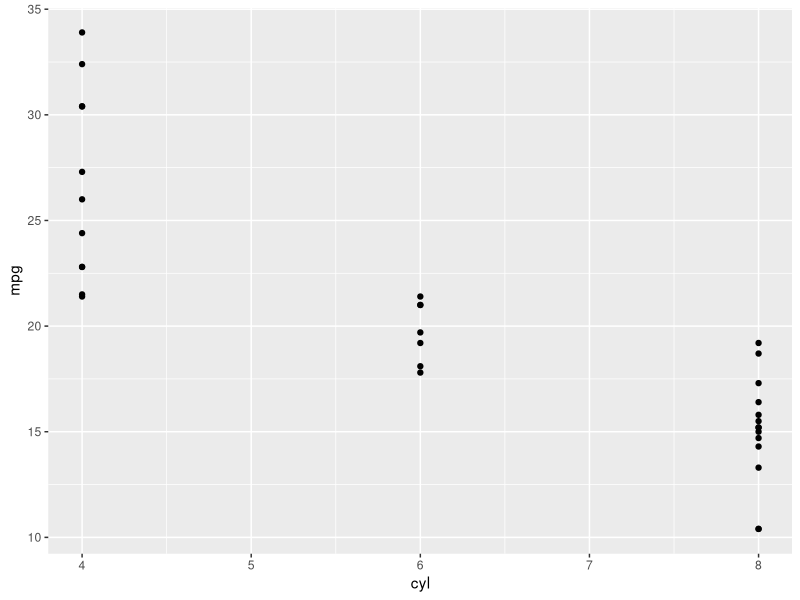
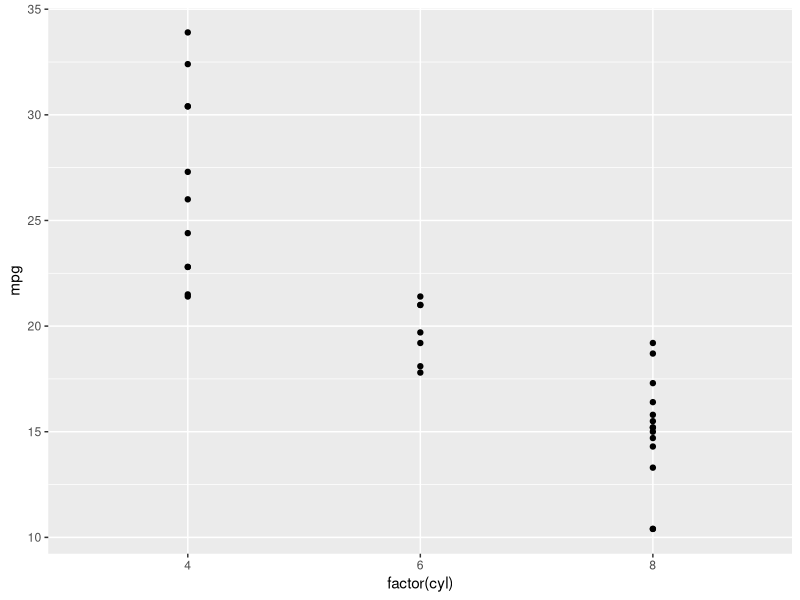
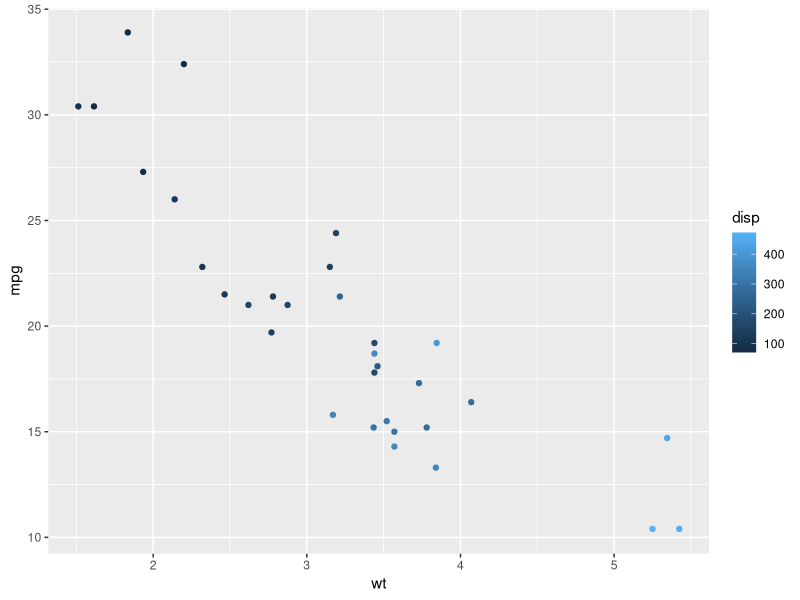
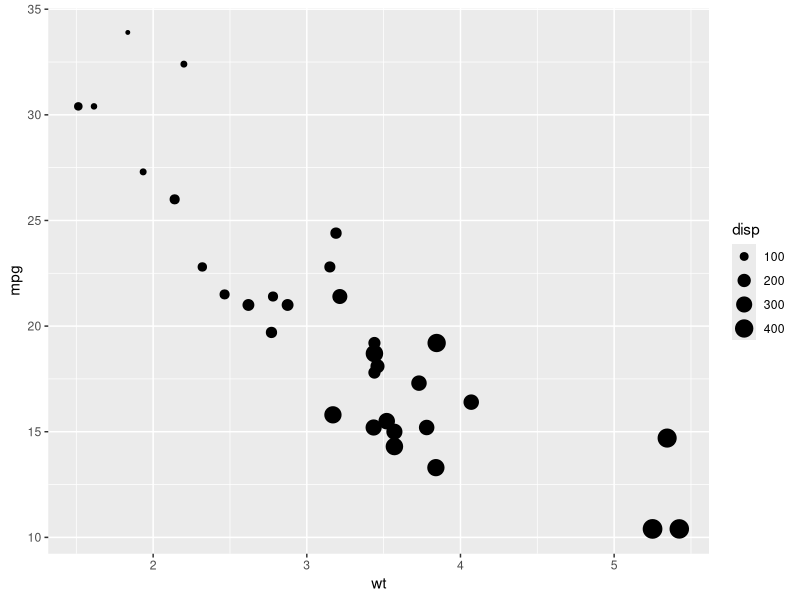
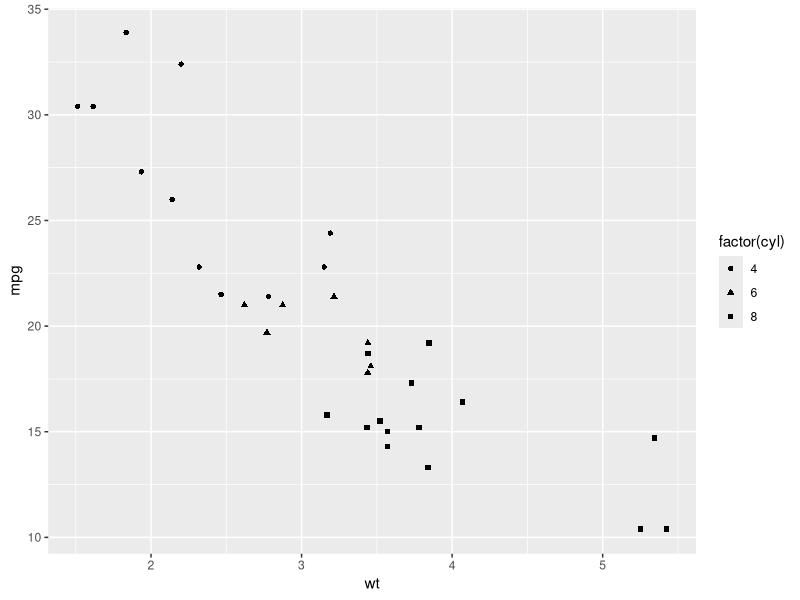
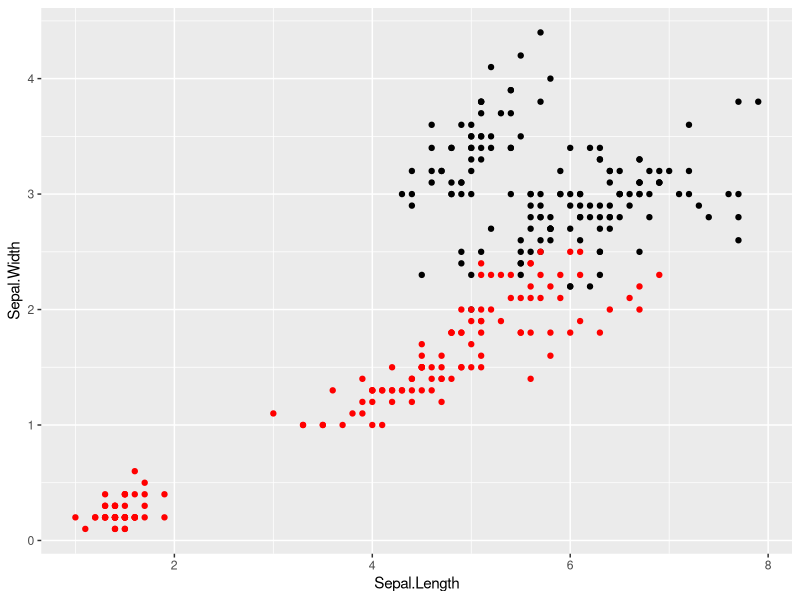
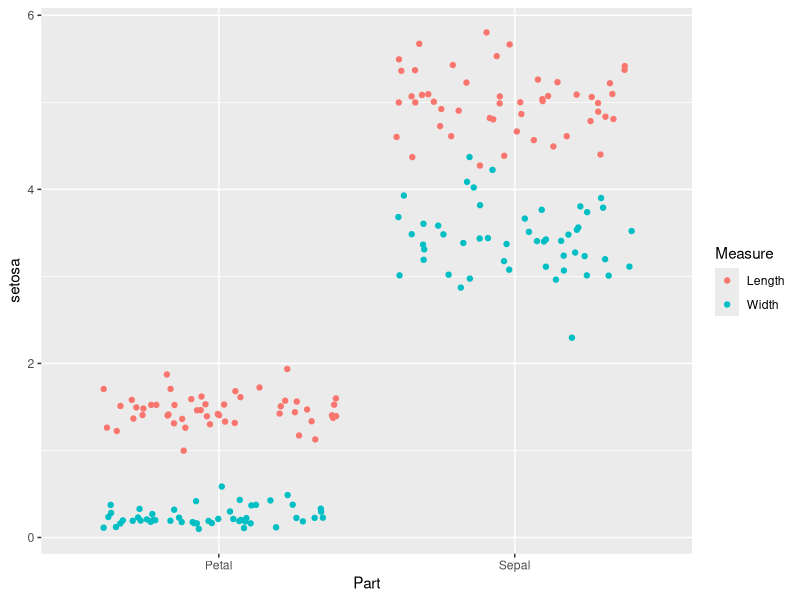
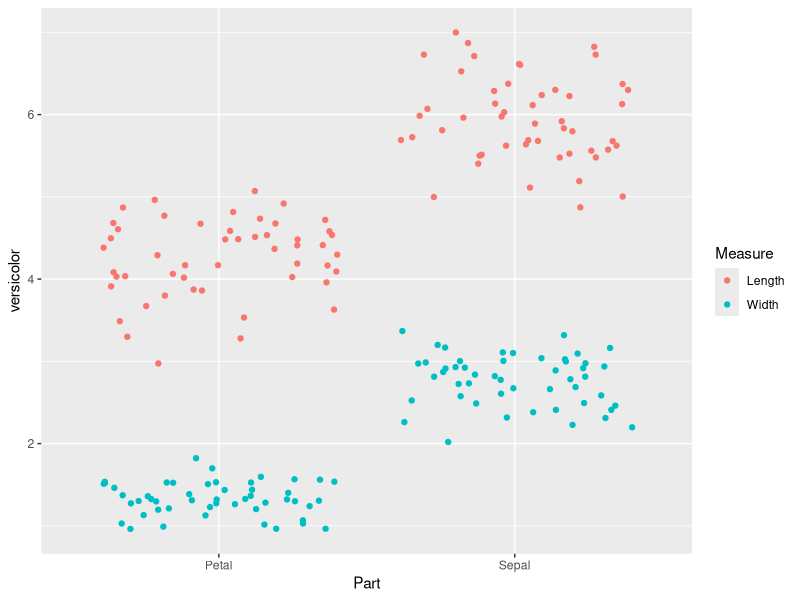

Reproduce these figures in R, in order.
## ---- chunk 1
#setwd("/home/creatrol/ws/R/Tutorials")
library(ggplot2)
library(dplyr)
library(tidyr)
## ---- chunk 2
head(mtcars)
ggplot(mtcars, aes(x = cyl, y = mpg)) + 
  geom_point()          # considered as numeric
ggplot(mtcars, aes(x = factor(cyl), y = mpg)) + 
  geom_point()          # considered as factor
## ---- chunk 3
# class(mtcars$disp)   is numeric
# color
ggplot(mtcars, aes(x = wt, y = mpg, col = disp)) + 
  geom_point()
# size
ggplot(mtcars, aes(x = wt, y = mpg, size = disp))+
  geom_point()
# shape           -- can not be used to continuous variable
ggplot(mtcars, aes(x = wt, y = mpg, shape = factor(cyl))) +
  geom_point()
## ---- chunk 4
head(iris)
ggplot(iris, aes(x = Sepal.Length, y = Sepal.Width)) +
  geom_point()+
  geom_point(aes(x = Petal.Length, y = Petal.Width), col = "red")
## ---- chunk 5
# tidy data:
iris.tidy <- gather(iris, Part.Measure, Value, -Species)
iris.tidy2 <- separate(iris.tidy, Part.Measure, c("Part", "Measure"), sep = "\\.")
#iris.tidy2 <- iris.tidy %>% mutate(Part.Measure = gsub(pattern = "\\.", replacement = "_", x = Part.Measure)) %>% 
#  separate(Part.Measure, into = c("Part", "Measure"), sep= "_")
iris.tidy2$row <- 1:nrow(iris.tidy2)
iris.tidy <- spread(iris.tidy2, Species, Value)
iris.tidy2 <- iris.tidy2[,1:4]
# plot -- a hard way
str(iris.tidy)
ggplot(iris.tidy, aes(x = Part, y = setosa, col = Measure)) +
  geom_jitter()
ggplot(iris.tidy, aes(x = Part, y = versicolor, col = Measure)) +
  geom_jitter()
ggplot(iris.tidy, aes(x = Part, y = virginica, col = Measure)) +
  geom_jitter()
## ---- chunk 6
# plot -- a easy way
str(iris.tidy2)
ggplot(iris.tidy2, aes(x = Part, y = Value, col = Measure)) +
  geom_jitter() + 
  facet_grid(. ~ Species)
## ---- chunk 7
posn.j <- position_jitter(width = 0.1)  # add random noise to raw points
ggplot(iris, aes(x = Sepal.Length, y = Sepal.Width, col = Species)) +
  geom_point(position = posn.j)
## ---- chunk 8
cyl.am <- ggplot(mtcars, aes(x = factor(cyl), fill = factor(am)))
cyl.am + geom_bar()
cyl.am + geom_bar(position = "stack")
cyl.am + geom_bar(position = "fill")
cyl.am + geom_bar(position = "dodge")
## ---- chunk 9
ggplot(iris, aes(x = Sepal.Length, y = Sepal.Width, col = Species)) +
  geom_point(position = "jitter") +
  scale_x_continuous("continuous Sepal Length", limits = c(2,8), 
                     breaks = seq(2,8,3), expand = c(0,0)) +
  scale_color_discrete("Species", 
                       labels = c("Setosa1", "Versicolour2", "Virginica3")) # can use labs() to do the same thing
## ---- chunk 10
ggplot(iris, aes(x = Sepal.Length, y = Sepal.Width)) + 
  geom_point(aes(col = Species)) + 
  # change palette by manual
  scale_color_manual(values = c("red","blue", "green"))
## ---- chunk 11
# summary statistics
iris.summary <- aggregate(iris[1:4], list(iris$Species), mean)
names(iris.summary)[1] <- "Species"
# plot Add layers
ggplot(iris, aes(x = Sepal.Length, y = Sepal.Width, col = Species)) + 
  geom_point()+
  # add points from other data
  geom_point(data = iris.summary, shape = 21, size = 5, fill = "black") +
  # add lines from other data
  geom_vline(data = iris.summary, linetype = 2,
             aes(xintercept = Sepal.Length, col = Species)) + 
  geom_hline(data = iris.summary, linetype = 2,
             aes(yintercept = Sepal.Width, col = Species))
## ---- chunk 12
ggplot(iris, aes(x = Sepal.Width)) +
  geom_histogram()
diff(range(iris$Sepal.Width)) / 30
# change the bin width
ggplot(iris, aes(x = Sepal.Width)) +
  geom_histogram(binwidth = 0.1)
# change to density
ggplot(iris, aes(x = Sepal.Width)) +
  geom_histogram(aes(y = ..density..), binwidth = 0.1)
# fill color & position
ggplot(iris, aes(x = Sepal.Width, fill = Species)) +
  geom_histogram(binwidth = 0.1, position = "dodge")
# position
posn.d <- position_dodge(width = 6)
ggplot(iris, aes(x = Sepal.Width, fill = Species)) +
  geom_histogram(binwidth = 0.1, position = posn.d)
# density line
ggplot(iris, aes(x = Sepal.Width, col = Species)) +
  geom_freqpoly(aes(y = ..density..), binwidth = 0.1)
# change palette
ggplot(iris, aes(x = Sepal.Width, fill = Species)) +
   geom_bar() +
   scale_fill_brewer(palette = "Set1")
# change palette by manual
ggplot(iris, aes(x = Sepal.Width, fill = Species)) +
   geom_bar() +
   scale_fill_manual(values = c("red","blue", "green"))
# change palette by manual
ggplot(iris, aes(x = Sepal.Width, fill = Species)) +
   geom_bar() +
   scale_color_manual(values = c("red","blue", "green"))
## ---- chunk 13
ggplot(iris, aes(Sepal.Width)) + geom_bar()
# Distribution Bar Plots
library(plyr); library(reshape2)
iris_melted <- melt(iris, value.name = "Value",
                    variable.name = "Measure")
iris_summ <- ddply(iris_melted[iris_melted$Measure == "Sepal.Width",],
                   "Species", summarise, avg = mean(Value), stdev = sd(Value))
str(iris_summ)
## ---- chunk 14
ggplot(iris_summ, aes(x = Species, y = avg)) +
  # here tell geom_bar not to count
  geom_bar(stat = "identity", fill = "grey50") +
  # add error bar
  geom_errorbar(aes(ymin = avg - stdev, ymax = avg + stdev),
                width = 0.2)
## ---- chunk 15
str(beaver1)
ggplot(beaver1, aes(x = time, y = temp, col = factor(activ))) +
  geom_line()
## ---- chunk 16
ggplot(beaver1, aes(x = time, y = temp, linetype = factor(activ))) +
  geom_line()
## ---- chunk 17
ggplot(beaver1, aes(x = time, y = temp, size = factor(activ))) +
  geom_line()
## ---- chunk 18
ggplot(beaver1, aes(x = time, y = temp, fill = factor(activ))) +
  geom_area(position = "fill")
## ---- chunk 19
ggplot(beaver1, aes(x = time, y = temp, fill = factor(activ))) +
  geom_ribbon(aes(ymax = temp, ymin = 0), alpha = 0.3)
## ---- chunk 20
ggplot(beaver1, aes(x = time, y = temp, col = factor(activ))) +
  geom_rect(aes(xmin = 500, xmax =1500, ymin = 36.6, ymax = 37.2), 
            color="grey20", fill = "red", alpha = 0.2, inherit.aes = FALSE) +
  geom_line() 
## ---- chunk 21
p <- ggplot(iris, aes(x = Sepal.Width))
p + geom_histogram()
p + geom_bar()
p + stat_bin()
## ---- chunk 22
ggplot(iris, aes(x = Sepal.Length, y = Sepal.Width, col = Species)) + 
  geom_point() +
  geom_smooth(method = "lm", se = FALSE)
ggplot(iris, aes(x = Sepal.Length, y = Sepal.Width, col = Species)) + 
  geom_point() +
  stat_smooth(method = "lm", 
              span = 0.7 #the size of this window,weighted, sliding-window, average to calculate a line of best fit 
              ) +
  stat_quantile()
## ---- chunk 23
ggplot(iris, aes(x = Sepal.Length, y = Sepal.Width, col = Species)) + 
  geom_point() +
  stat_quantile()
## ---- chunk 24
ggplot(iris, aes(x = Sepal.Length, y = Sepal.Width, col = Species)) + 
  geom_point() +
  stat_sum()
## ---- chunk 25
ggplot(iris, aes(x = Species, y = Sepal.Length)) + 
  stat_summary(fun.data = mean_sdl, fun.args = list(mult = 1))
ggplot(iris, aes(x = Species, y = Sepal.Length)) + 
  stat_summary(fun.y = mean, geom = "point") +
  stat_summary(fun.data = mean_sdl, fun.args = list(mult = 1),
               geom = "errorbar", width = 0.1)
# bar -- not recommend
ggplot(iris, aes(x = Species, y = Sepal.Length)) + 
  stat_summary(fun.y = mean, geom = "bar", fill = "skyblue") +
  stat_summary(fun.data = mean_sdl, fun.args = list(mult = 1),
               geom = "errorbar", width = 0.1)
## ---- chunk 26
library(MASS) 
mam.new <- data.frame(body = log10(mammals$body))
ggplot(mam.new, aes(x = body)) +
  geom_histogram(aes(y = ..density..)) +
  geom_rug() +
  stat_function(fun = dnorm, colour = "red",
                args = list(mean = mean(mam.new$body),
                           sd = sd(mam.new$body)))
## ---- chunk 27
# Original Plot
iris.smooth <- ggplot(iris, aes(x = Sepal.Length,
                                y = Sepal.Width, col = Species)) +
  geom_point(alpha = 0.7) + geom_smooth()
iris.smooth
# scale_x_continuous
iris.smooth + scale_x_continuous(limits = c(4.5, 5.5))
# xlim
iris.smooth + xlim(c(4.5, 5.5))
# coord_cartesian
iris.smooth + coord_cartesian(xlim = c(4.5, 5.5))
## ---- chunk 28
iris.smooth <- ggplot(iris, aes(x = Sepal.Length,
                                y = Sepal.Width, col = Species)) +
  geom_line(alpha = 0.7) + geom_smooth()
iris.smooth + coord_equal() # a 1:1 aspect ratio
# fixed ratio
iris.smooth + coord_fixed(0.05)
# pie chart
ggplot(iris, aes(x = Sepal.Length, col = Species)) + 
  stat_bin() + coord_polar()
## ---- chunk 29
ggplot(iris, aes(x = Sepal.Length, col = Species)) + 
  stat_bin() + coord_polar() +
  theme(text = element_blank(),
        rect = element_blank())
